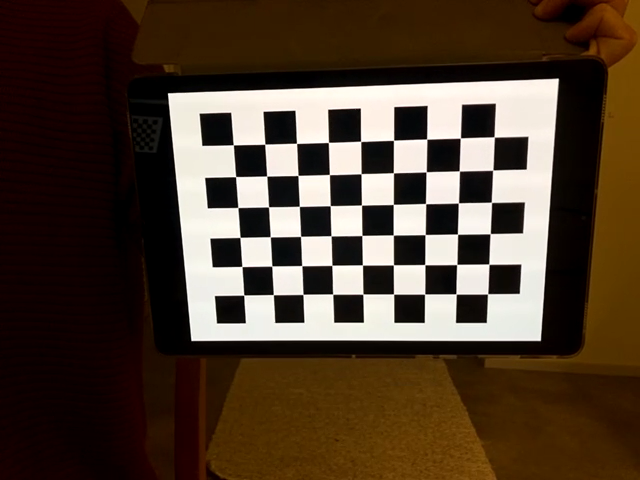
#> input picture solvepnp/images/img0.png, 640 x 480 px; its folder holds 4 pictures in this run
$ python camcalib.py
#> lines starting #> are read from the running program, lines starting #| are printed output that depends on the picture; after the words box and inside, x2 and y2 are one past the last pixel; in counts of white or black regions, pixels touching at a corner belong together
#!/usr/bin/env python

# This code is based on Python OpenCV Camera Calibration Tutorial
# Use ROS Camera Calibration in Real Application
#
# This example shows
#  - how to detect chessboard
#  - how to call camera calibration
#  - how to use camera params to undistort image
#  - how to reproject 3d points to image plane (draw circle)

import numpy as np
import cv2
import glob
import pdb

# Step 1: Data prep
img_list = glob.glob('./images/*.png')
img_list_detected = []

# set opts
objp = np.zeros((6*9,3), np.float32)
objp[:,:2] = np.mgrid[0:9,0:6].T.reshape(-1,2)
size = (9,6)

# Arrays to store object points and image points from all the images.
objpoints = [] # 3d point in real world space
imgpoints = [] # 2d points in image plane.

for fname in img_list:
    img = cv2.imread(fname)
#> img is the input picture: shape (480, 640, 3); mean B, G, R 48.2, 63, 79.5
    grey = cv2.cvtColor(img, cv2.COLOR_BGR2GRAY)
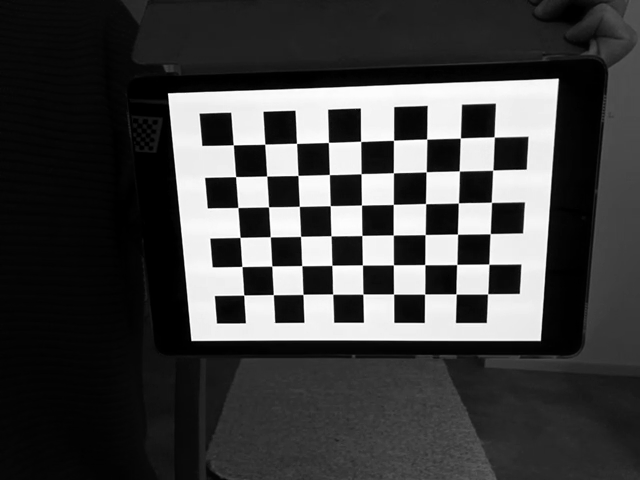
#> grey: shape (480, 640); min 0, max 255, mean 66.2

    ret, corners = cv2.findChessboardCorners(grey, size, None)
#> ret = True; corners = 54 rows, first 8: [233.4, 144.9], [264.8, 144.2], [296.5, 143.3], [328.4, 142.4], [360.7, 141.4], [393.5, 140.3], [426.6, 139], [460.3, 138.1]
    cv2.drawChessboardCorners(img, (9,6), corners,ret)
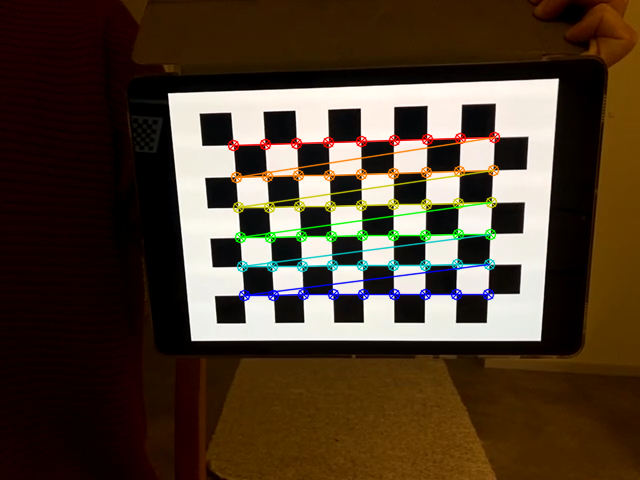
#> img: shape (480, 640, 3); 4.02% of pixels changed, all inside (x1, y1, x2, y2) = (227, 131, 501, 302)

    # if found, show imgs
    if ret:
        criteria = (cv2.TERM_CRITERIA_EPS + cv2.TERM_CRITERIA_MAX_ITER, 30, 0.001)
        cv2.cornerSubPix(grey,corners,(11,11),(-1,-1),criteria)
        imgpoints.append(corners)
        objpoints.append(objp)
        img_list_detected.append(fname)

    cv2.imshow('img',img)
    cv2.waitKey(500)
#> pass 2 of the loop `for fname in img_list:`:
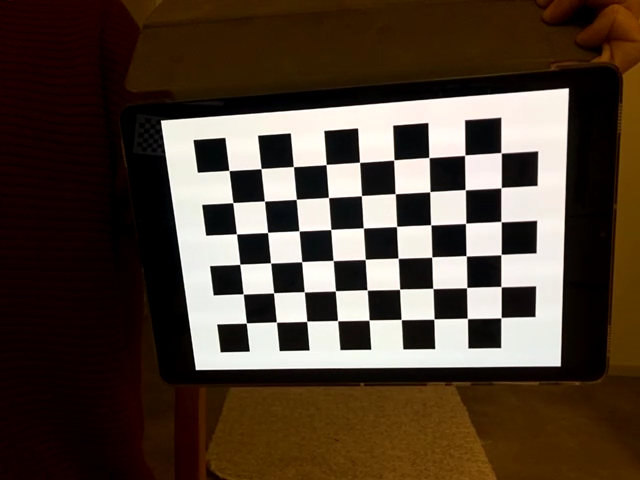
#> input picture solvepnp/images/img1.png, 640 x 480 px
#> img is the input picture: shape (480, 640, 3); mean B, G, R 53.1, 65.5, 80.2
#> `grey = cv2.cvtColor(img, cv2.COLOR_BGR2GRAY)`:
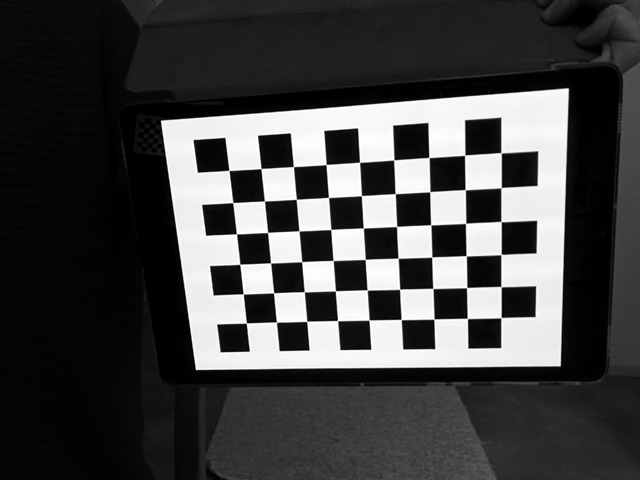
#> grey: shape (480, 640); min 0, max 255, mean 68.5
#> corners = 54 rows, first 8: [229, 170.5], [261, 168.6], [293.4, 166.6], [326.1, 164.6], [359.5, 162.2], [393.8, 160], [428.9, 157.5], [464.8, 155.1]
#> `cv2.drawChessboardCorners(img, (9,6), corners,ret)`:
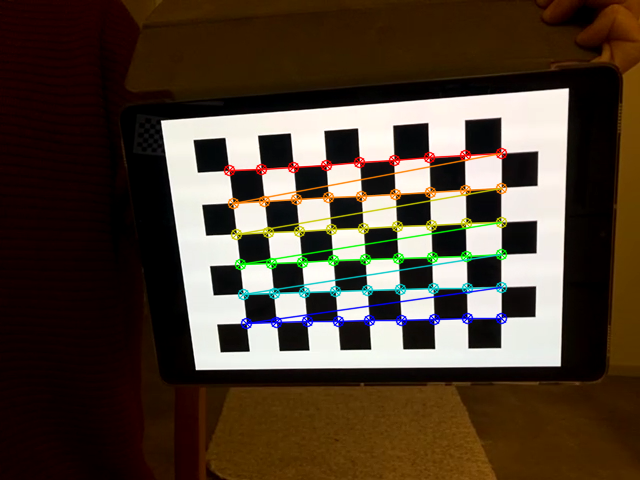
#> img: shape (480, 640, 3); 4.13% of pixels changed, all inside (x1, y1, x2, y2) = (223, 147, 508, 330)
#> pass 3 of the loop `for fname in img_list:`:
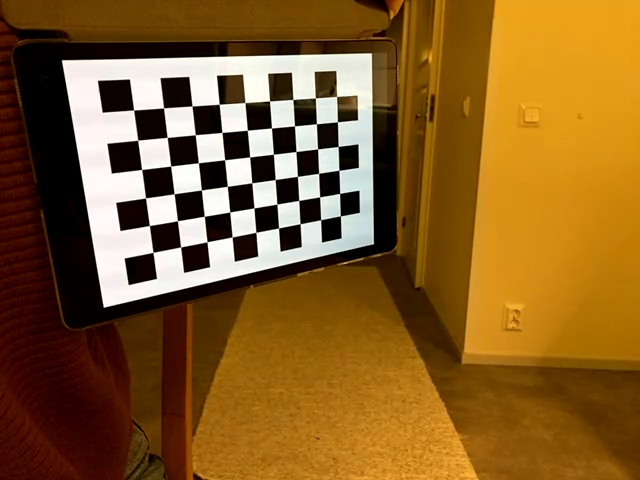
#> input picture solvepnp/images/img10.png, 640 x 480 px
#> img is the input picture: shape (480, 640, 3); mean B, G, R 39, 93.5, 133.4
#> `grey = cv2.cvtColor(img, cv2.COLOR_BGR2GRAY)`:
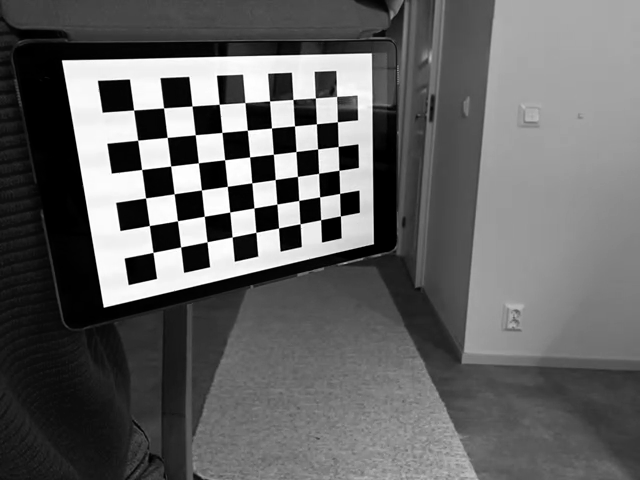
#> grey: shape (480, 640); min 0, max 255, mean 99.2
#> corners = 54 rows, first 8: [133.6, 110], [163.6, 107.8], [192, 106], [219.1, 104.3], [245, 102.6], [269.6, 100.9], [292.9, 99.51], [315.4, 97.95]
#> `cv2.drawChessboardCorners(img, (9,6), corners,ret)`:
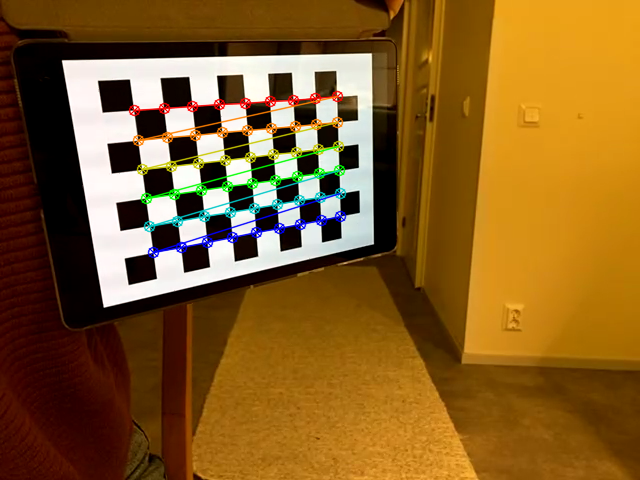
#> img: shape (480, 640, 3); 3.37% of pixels changed, all inside (x1, y1, x2, y2) = (128, 90, 347, 259)
#> the loop made 4 passes; the first 3 are shown

cv2.destroyAllWindows()


# Step 2: Calibration
# shape[::-1]: (480,640) => (640,480)
ret, cmx, dist, rvecs, tvecs = cv2.calibrateCamera(
    objpoints, imgpoints, grey.shape[::-1],None,None)

# save calibration result
np.savez('calib.npz', cmx=cmx, dist=dist, rvecs=rvecs, tvecs=tvecs)


# Step 3: Validation Undistor Image
img = cv2.imread('./chessboard/chessboard_gray0.jpg')
img_size = grey.shape[::-1]
#> img_size = (640, 480)
newcmx, roi=cv2.getOptimalNewCameraMatrix(cmx, dist, img_size, 0, img_size)

#> (the run stopped early here; a loop or call above may not have finished)
